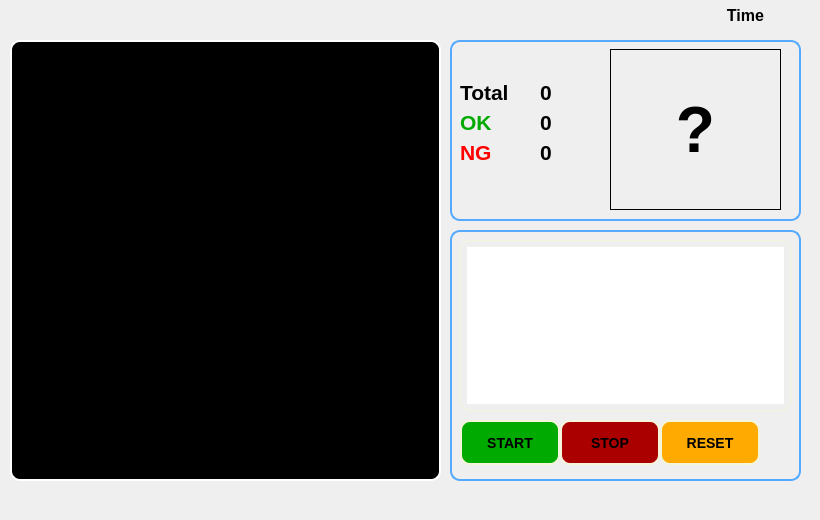
<?xml version="1.0" encoding="UTF-8"?>
<ui version="4.0">
 <class>AutoDlg</class>
 <widget class="QDialog" name="AutoDlg">
  <property name="geometry">
   <rect>
    <x>0</x>
    <y>0</y>
    <width>820</width>
    <height>520</height>
   </rect>
  </property>
  <property name="windowTitle">
   <string>Auto</string>
  </property>
  <property name="styleSheet">
   <string notr="true"/>
  </property>
  <widget class="QLabel" name="lb_timer">
   <property name="geometry">
    <rect>
     <x>700</x>
     <y>0</y>
     <width>91</width>
     <height>31</height>
    </rect>
   </property>
   <property name="font">
    <font>
     <pointsize>12</pointsize>
     <weight>75</weight>
     <bold>true</bold>
    </font>
   </property>
   <property name="text">
    <string>Time</string>
   </property>
   <property name="alignment">
    <set>Qt::AlignCenter</set>
   </property>
  </widget>
  <widget class="QLabel" name="label">
   <property name="geometry">
    <rect>
     <x>10</x>
     <y>40</y>
     <width>431</width>
     <height>441</height>
    </rect>
   </property>
   <property name="styleSheet">
    <string notr="true">QLabel{
    background-color: black;
    border-style: solid;
    border-width: 2px;
    border-radius: 10px;
    border-color: white;
    padding: 6px;
}</string>
   </property>
   <property name="text">
    <string/>
   </property>
  </widget>
  <widget class="QGroupBox" name="groupBox_2">
   <property name="geometry">
    <rect>
     <x>450</x>
     <y>230</y>
     <width>351</width>
     <height>251</height>
    </rect>
   </property>
   <property name="styleSheet">
    <string notr="true">QGroupBox{
    border-style: solid;
    border-width: 2px;
    border-radius: 10px;
    border-color:  rgb(85, 170, 255);
    padding: 6px;
}</string>
   </property>
   <property name="title">
    <string/>
   </property>
   <widget class="QPushButton" name="but_Reset">
    <property name="geometry">
     <rect>
      <x>210</x>
      <y>190</y>
      <width>100</width>
      <height>45</height>
     </rect>
    </property>
    <property name="font">
     <font>
      <pointsize>-1</pointsize>
      <weight>75</weight>
      <italic>false</italic>
      <bold>true</bold>
     </font>
    </property>
    <property name="styleSheet">
     <string notr="true">QPushButton{
	background-color: rgb(255,170,0);
    border-style: solid;
    border-width: 2px;
    border-radius: 10px;
    border-color: beige;
    font: bold 14px;
    padding: 6px;
}</string>
    </property>
    <property name="text">
     <string>RESET</string>
    </property>
   </widget>
   <widget class="QPushButton" name="but_Stop">
    <property name="geometry">
     <rect>
      <x>110</x>
      <y>190</y>
      <width>100</width>
      <height>45</height>
     </rect>
    </property>
    <property name="font">
     <font>
      <pointsize>-1</pointsize>
      <weight>75</weight>
      <italic>false</italic>
      <bold>true</bold>
     </font>
    </property>
    <property name="styleSheet">
     <string notr="true">QPushButton{
	background-color: rgb(170,0,0);
    border-style: solid;
    border-width: 2px;
    border-radius: 10px;
    border-color: beige;
    font: bold 14px;
    padding: 6px;
}</string>
    </property>
    <property name="text">
     <string>STOP</string>
    </property>
   </widget>
   <widget class="QPushButton" name="but_Start">
    <property name="geometry">
     <rect>
      <x>10</x>
      <y>190</y>
      <width>100</width>
      <height>45</height>
     </rect>
    </property>
    <property name="font">
     <font>
      <pointsize>-1</pointsize>
      <weight>75</weight>
      <italic>false</italic>
      <bold>true</bold>
     </font>
    </property>
    <property name="styleSheet">
     <string notr="true">QPushButton{
	background-color: rgb(0,170,0);
    border-style: solid;
    border-width: 2px;
    border-radius: 10px;
    border-color: beige;
    font: bold 14px;
    padding: 6px;
}</string>
    </property>
    <property name="text">
     <string>START</string>
    </property>
   </widget>
   <widget class="QListWidget" name="listWidget">
    <property name="geometry">
     <rect>
      <x>10</x>
      <y>10</y>
      <width>331</width>
      <height>171</height>
     </rect>
    </property>
    <property name="styleSheet">
     <string notr="true">QListWidget{
    border-style: solid;
    border-width: 1px;
    border-radius: 10px;
    border-color: beige;
    font: italic 8px;
    padding: 6px;
}</string>
    </property>
   </widget>
  </widget>
  <widget class="QGroupBox" name="groupBox">
   <property name="geometry">
    <rect>
     <x>450</x>
     <y>40</y>
     <width>351</width>
     <height>181</height>
    </rect>
   </property>
   <property name="font">
    <font>
     <pointsize>10</pointsize>
     <weight>75</weight>
     <bold>true</bold>
    </font>
   </property>
   <property name="styleSheet">
    <string notr="true">QGroupBox{
    border-style: solid;
    border-width: 2px;
    border-radius: 10px;
    border-color:  rgb(85, 170, 255);
    padding: 6px;
}</string>
   </property>
   <property name="title">
    <string/>
   </property>
   <widget class="QLabel" name="label_2">
    <property name="geometry">
     <rect>
      <x>10</x>
      <y>40</y>
      <width>61</width>
      <height>25</height>
     </rect>
    </property>
    <property name="font">
     <font>
      <pointsize>16</pointsize>
      <weight>75</weight>
      <bold>true</bold>
     </font>
    </property>
    <property name="frameShape">
     <enum>QFrame::NoFrame</enum>
    </property>
    <property name="text">
     <string>Total</string>
    </property>
   </widget>
   <widget class="QLabel" name="lb_total">
    <property name="geometry">
     <rect>
      <x>90</x>
      <y>40</y>
      <width>47</width>
      <height>25</height>
     </rect>
    </property>
    <property name="font">
     <font>
      <pointsize>16</pointsize>
      <weight>75</weight>
      <bold>true</bold>
     </font>
    </property>
    <property name="frameShape">
     <enum>QFrame::NoFrame</enum>
    </property>
    <property name="text">
     <string>0</string>
    </property>
   </widget>
   <widget class="QLabel" name="lb_num_OK">
    <property name="geometry">
     <rect>
      <x>90</x>
      <y>70</y>
      <width>47</width>
      <height>25</height>
     </rect>
    </property>
    <property name="font">
     <font>
      <pointsize>16</pointsize>
      <weight>75</weight>
      <bold>true</bold>
     </font>
    </property>
    <property name="frameShape">
     <enum>QFrame::NoFrame</enum>
    </property>
    <property name="text">
     <string>0</string>
    </property>
   </widget>
   <widget class="QLabel" name="label_5">
    <property name="geometry">
     <rect>
      <x>10</x>
      <y>70</y>
      <width>47</width>
      <height>25</height>
     </rect>
    </property>
    <property name="font">
     <font>
      <pointsize>16</pointsize>
      <weight>75</weight>
      <bold>true</bold>
     </font>
    </property>
    <property name="styleSheet">
     <string notr="true">color: rgb(0, 170, 0);</string>
    </property>
    <property name="frameShape">
     <enum>QFrame::NoFrame</enum>
    </property>
    <property name="text">
     <string>OK</string>
    </property>
   </widget>
   <widget class="QLabel" name="lb_num_NG">
    <property name="geometry">
     <rect>
      <x>90</x>
      <y>100</y>
      <width>47</width>
      <height>25</height>
     </rect>
    </property>
    <property name="font">
     <font>
      <pointsize>16</pointsize>
      <weight>75</weight>
      <bold>true</bold>
     </font>
    </property>
    <property name="frameShape">
     <enum>QFrame::NoFrame</enum>
    </property>
    <property name="text">
     <string>0</string>
    </property>
   </widget>
   <widget class="QLabel" name="label_7">
    <property name="geometry">
     <rect>
      <x>10</x>
      <y>100</y>
      <width>47</width>
      <height>25</height>
     </rect>
    </property>
    <property name="font">
     <font>
      <pointsize>16</pointsize>
      <weight>75</weight>
      <bold>true</bold>
     </font>
    </property>
    <property name="styleSheet">
     <string notr="true">color: rgb(255, 0, 0);</string>
    </property>
    <property name="frameShape">
     <enum>QFrame::NoFrame</enum>
    </property>
    <property name="text">
     <string>NG</string>
    </property>
   </widget>
   <widget class="QLabel" name="lb_result_left">
    <property name="geometry">
     <rect>
      <x>160</x>
      <y>9</y>
      <width>171</width>
      <height>161</height>
     </rect>
    </property>
    <property name="font">
     <font>
      <pointsize>48</pointsize>
      <weight>75</weight>
      <bold>true</bold>
     </font>
    </property>
    <property name="frameShape">
     <enum>QFrame::Box</enum>
    </property>
    <property name="text">
     <string>?</string>
    </property>
    <property name="alignment">
     <set>Qt::AlignCenter</set>
    </property>
   </widget>
  </widget>
 </widget>
 <resources/>
 <connections/>
</ui>
